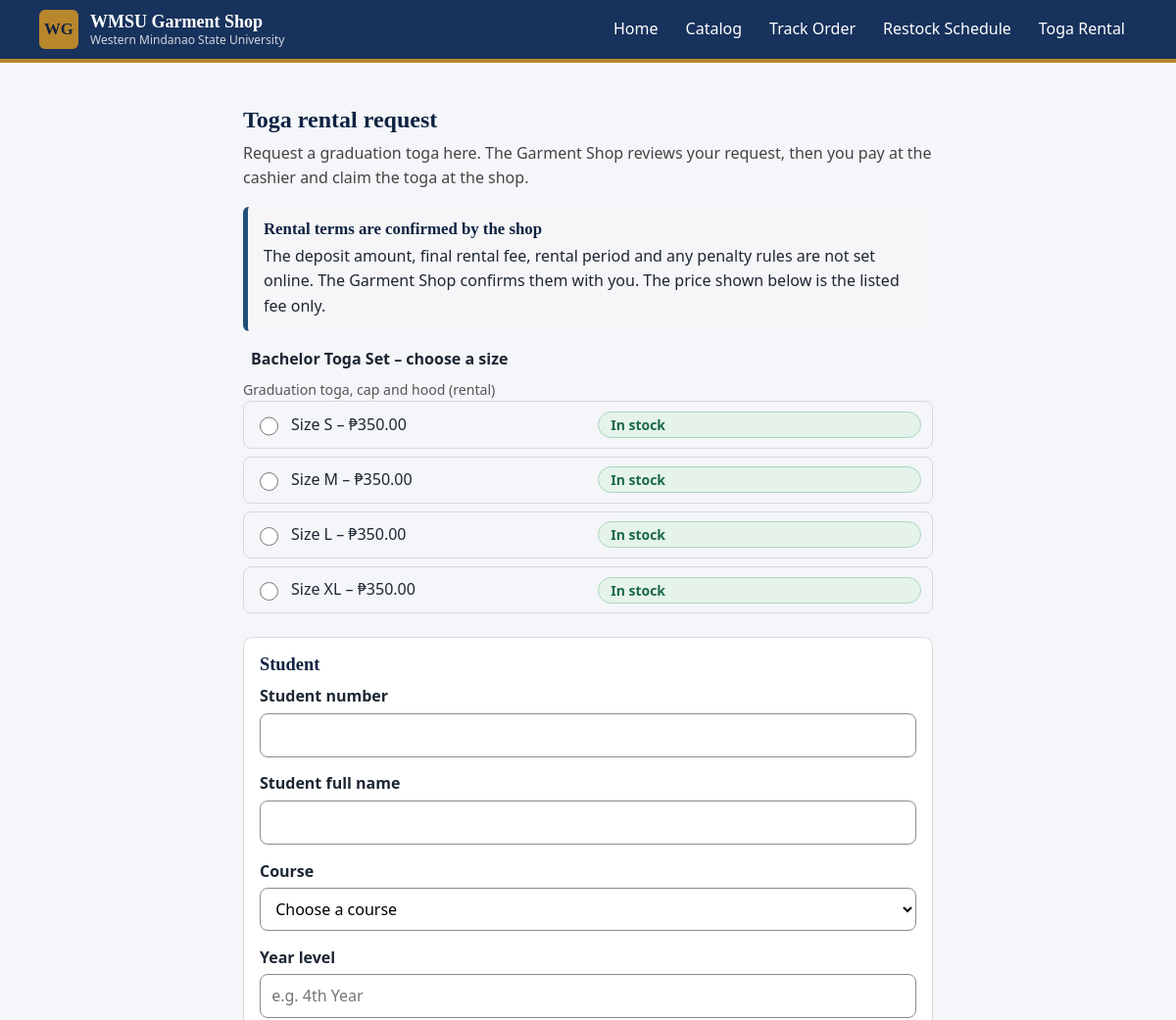
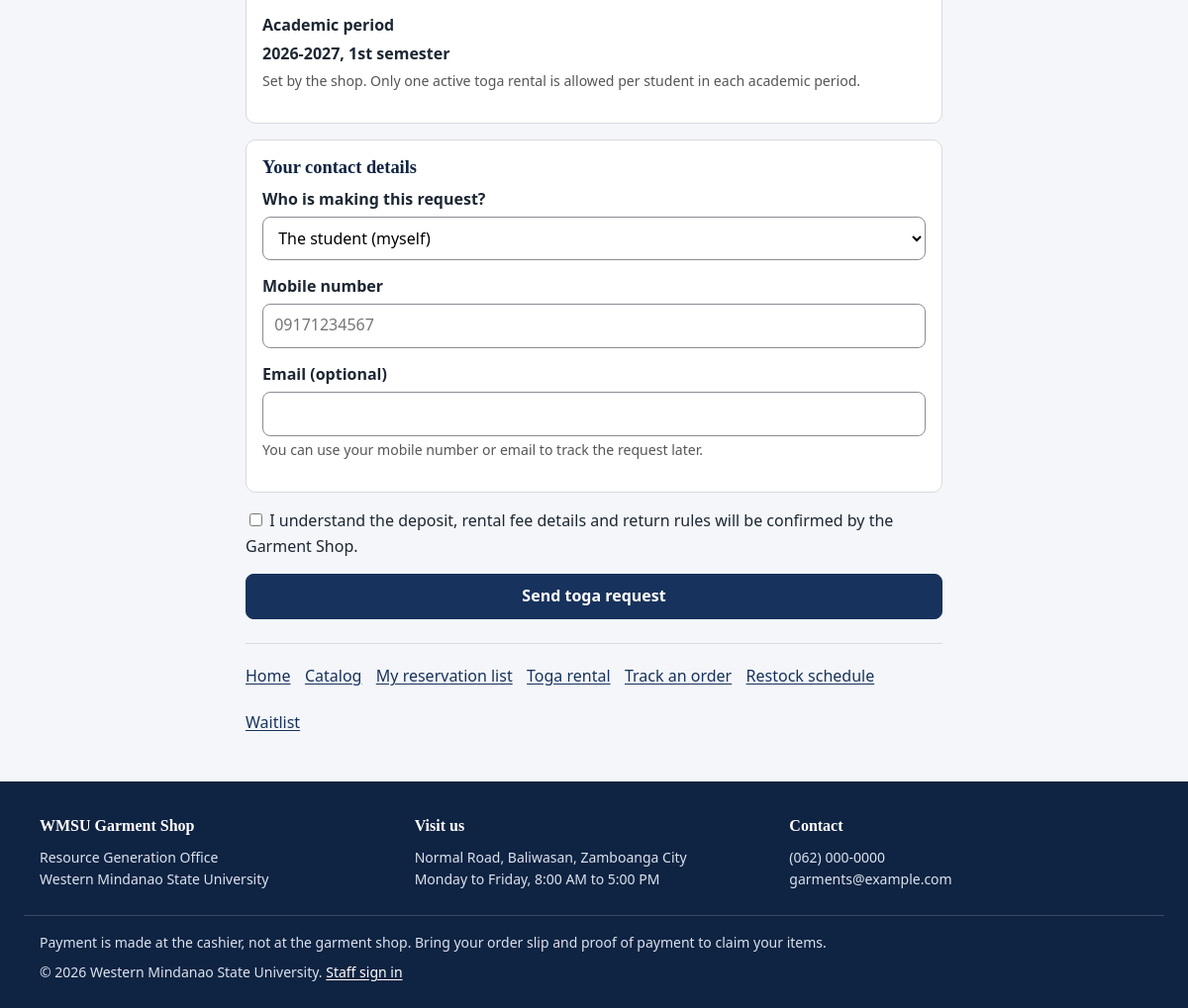
The page /toga_request.php on the database its author committed (2 pictures, top to bottom).
### tables this page shows
CREATE TABLE item_variants (
  variant_id          INT UNSIGNED NOT NULL AUTO_INCREMENT,
  item_id             INT UNSIGNED NOT NULL,
  size_label          VARCHAR(20)  NOT NULL,
  sku                 VARCHAR(40)  NOT NULL,
  unit_price          DECIMAL(10,2) NOT NULL,
  quantity_on_hand    INT NOT NULL DEFAULT 0,
  quantity_reserved   INT NOT NULL DEFAULT 0,
  quantity_available  INT AS (quantity_on_hand - quantity_reserved) VIRTUAL,
  low_stock_threshold INT NOT NULL DEFAULT 5,
  is_active           TINYINT(1) NOT NULL DEFAULT 1,
  created_at          DATETIME NOT NULL DEFAULT CURRENT_TIMESTAMP,
  updated_at          DATETIME NOT NULL DEFAULT CURRENT_TIMESTAMP ON UPDATE CURRENT_TIMESTAMP,
  PRIMARY KEY (variant_id),
  UNIQUE KEY uq_variants_sku (sku),
  UNIQUE KEY uq_variants_item_size (item_id, size_label),
  CONSTRAINT fk_variants_item FOREIGN KEY (item_id) REFERENCES items (item_id),
  CONSTRAINT chk_variant_price     CHECK (unit_price >= 0),
  CONSTRAINT chk_variant_on_hand   CHECK (quantity_on_hand >= 0),
  CONSTRAINT chk_variant_reserved  CHECK (quantity_reserved >= 0),
  CONSTRAINT chk_variant_res_le_oh CHECK (quantity_reserved <= quantity_on_hand)
);

CREATE TABLE academic_periods (
  academic_period_id INT UNSIGNED NOT NULL AUTO_INCREMENT,
  school_year  VARCHAR(9) NOT NULL,                     
  semester     ENUM('1st','2nd','summer') NOT NULL,
  start_date   DATE NOT NULL,
  end_date     DATE NOT NULL,
  is_current   TINYINT(1) NOT NULL DEFAULT 0,
  PRIMARY KEY (academic_period_id),
  UNIQUE KEY uq_academic_periods (school_year, semester),
  CONSTRAINT chk_period_dates CHECK (end_date >= start_date)
);

### includes/db.php (called while the page is built, shortened)
<?php
function db(): PDO
{
    static $pdo = null;
    if ($pdo !== null) {
        return $pdo;
    }
    $c = config('db', []);
    $dsn = sprintf(
        'mysql:host=%s;port=%d;dbname=%s;charset=%s',
        $c['host'] ?? '127.0.0.1',
        (int)($c['port'] ?? 3306),
        $c['name'] ?? '',
        $c['charset'] ?? 'utf8mb4'
    );
    try {
        $pdo = new PDO($dsn, $c['user'] ?? 'root', $c['pass'] ?? '', [
            PDO::ATTR_ERRMODE            => PDO::ERRMODE_EXCEPTION,
            PDO::ATTR_DEFAULT_FETCH_MODE => PDO::FETCH_ASSOC,
            PDO::ATTR_EMULATE_PREPARES   => false,
        ]);
    } catch (PDOException $ex) {
        throw new RuntimeException(
            'Could not connect to the database.' . (config('debug') ? ' ' . $ex->getMessage() : '')
        );
    }
    $pdo->exec('SET time_zone = ' . $pdo->quote(date('P')));
    return $pdo;
}
function db_run(string $sql, array $params = []): PDOStatement
{
    $stmt = db()->prepare($sql);
    $stmt->execute($params);
    return $stmt;
}
function db_all(string $sql, array $params = []): array
{
    return db_run($sql, $params)->fetchAll();
}
function db_one(string $sql, array $params = []): ?array
{
    $row = db_run($sql, $params)->fetch();
    return $row === false ? null : $row;
}

### includes/toga_lib.php (called while the page is built, shortened)
<?php
function tog_catalog(): array
{
    $rows = db_all(
        "SELECT i.item_id, i.name AS item_name, i.description, i.reservation_mode,
                v.variant_id, v.size_label, v.unit_price, v.low_stock_threshold,
                (v.quantity_on_hand - v.quantity_reserved) AS available
           FROM items i
           JOIN item_variants v ON v.item_id = i.item_id
          WHERE i.item_type = 'rental' AND i.is_active = 1 AND v.is_active = 1
            AND i.reservation_mode <> 'none'
          ORDER BY i.name, v.variant_id"
    );
    $grouped = [];
    foreach ($rows as $r) {
        $id = (int) $r['item_id'];
        if (!isset($grouped[$id])) {
            $grouped[$id] = ['item_id' => $id, 'name' => $r['item_name'], 'description' => $r['description'], 'sizes' => []];
        }
        $grouped[$id]['sizes'][] = $r;
    }
    return array_values($grouped);
}
function tog_requester_options(): array
{
    return ['self' => 'The student (myself)', 'parent' => 'Parent', 'guardian' => 'Guardian', 'other' => 'Someone else'];
}

### config/config.php (called while the page is built)
<?php
return [
    'app_name'    => 'WMSU Garment Shop',
    'app_tagline' => 'Online Uniform and Toga Ordering',
    'base_url'    => '/garments',
    'timezone'    => 'Asia/Manila',
    'debug'       => true,
    'session_name' => 'garments_sid',
    'db' => [
        'host'    => '127.0.0.1',
        'port'    => 3306,
        'name'    => 'wmsu_garment_shop',
        'user'    => 'root',
        'pass'    => '',
        'charset' => 'utf8mb4',
    ],
    'student_no_pattern' => '/^([0-9]{4}-[0-9]{5}|[0-9]{12})$/',
    'items_per_page' => 12,
    'shop' => [
        'name'     => 'WMSU Garment Shop',
        'office'   => 'Resource Generation Office',
        'school'   => 'Western Mindanao State University',
        'address'  => 'Normal Road, Baliwasan, Zamboanga City',
        'hours'    => 'Monday to Friday, 8:00 AM to 5:00 PM',
        'phone'    => '(062) 000-0000',
        'email'    => 'garments@example.com',
    ],
];

### toga_request.php (the view, shortened to what this page needs)
<?php
require_once __DIR__ . '/includes/public5_common.php';
require_once __DIR__ . '/includes/toga_lib.php';
$period  = s5_current_period();
$togas   = tog_catalog();
$selected = (int) ($_POST['variant_id'] ?? ($_GET['variant'] ?? 0));
function tog_old(string $key): string
{
    return e((string) ($_POST[$key] ?? ''));
}
echo s5_asset_tags(true);
?>
<main class="s5-page" id="main">
  <h1>Toga rental request</h1>
  <p class="s5-lead">Request a graduation toga here. The Garment Shop reviews your request, then you pay at the cashier and claim the toga at the shop.</p>
  <div class="s5-alert">
    <h3>Rental terms are confirmed by the shop</h3>
    <p>The deposit amount, final rental fee, rental period and any penalty rules are not set online. The Garment Shop confirms them with you. The price shown below is the listed fee only.</p>
  </div>
<?php if ($period === null): ?>
  <div class="s5-alert s5-alert--warning"><p>Toga requests are closed because no academic period is open right now. Please ask the Garment Shop.</p></div>
<?php elseif (!$togas): ?>
  <div class="s5-alert s5-alert--warning"><p>No toga is open for online requests right now. Please visit the Garment Shop.</p></div>
<?php else: ?>
  <form method="post" action="<?= e(url('toga_request.php')) ?>" novalidate>
    <?php foreach ($togas as $t): ?>
      <fieldset class="s5-sizes">
        <legend class="s5-label"><?= e($t['name']) ?> &ndash; choose a size</legend>
        <?php if (!empty($t['description'])): ?><p class="s5-hint"><?= e($t['description']) ?></p><?php endif; ?>
        <?php foreach ($t['sizes'] as $s):
            $out = ((int) $s['available'] <= 0);
            $vid = (int) $s['variant_id']; ?>
          <label class="s5-size<?= $out ? ' s5-size--out' : '' ?>">
            <input type="radio" name="variant_id" value="<?= $vid ?>" <?= $selected === $vid ? 'checked' : '' ?> <?= $out ? 'disabled' : '' ?>>
            <span>Size <?= e($s['size_label']) ?> &ndash; <?= e(money($s['unit_price'])) ?></span>
            <?= $out ? '<span class="s5-pill s5-pill--bad">Out of stock</span>' : stock_badge((int) $s['available'], (int) $s['low_stock_threshold']) ?>
          </label>
        <?php endforeach; ?>
      </fieldset>
    <?php endforeach; ?>
    <div class="s5-card">
      <h2 style="margin-top:0">Student</h2>
      <div class="s5-field">
        <label for="student_no">Student number</label>
        <input class="s5-input" id="student_no" name="student_no" maxlength="30" required autocomplete="off" value="<?= tog_old('student_no') ?>">
      </div>
      <div class="s5-field">
        <label for="student_name">Student full name</label>
        <input class="s5-input" id="student_name" name="student_name" maxlength="120" required autocomplete="name" value="<?= tog_old('student_name') ?>">
      </div>
      <div class="s5-field">
        <label for="course_id">Course</label>
        <select class="s5-select" id="course_id" name="course_id" required>
          <option value="">Choose a course</option>
        </select>
      </div>
      <div class="s5-field">
        <label for="year_level">Year level</label>
        <input class="s5-input" id="year_level" name="year_level" maxlength="20" required placeholder="e.g. 4th Year" value="<?= tog_old('year_level') ?>">
      </div>
      <div class="s5-field">
        <span class="s5-label">Academic period</span>
        <p style="margin:0"><b><?= e(s5_period_label($period)) ?></b></p>
        <p class="s5-hint">Set by the shop. Only one active toga rental is allowed per student in each academic period.</p>
      </div>
    </div>
    <div class="s5-card">
      <h2 style="margin-top:0">Your contact details</h2>
      <div class="s5-field">
        <label for="requester">Who is making this request?</label>
        <select class="s5-select" id="requester" name="requester">
          <?php foreach (tog_requester_options() as $k => $label): ?>
            <option value="<?= e($k) ?>" <?= (($_POST['requester'] ?? 'self') === $k) ? 'selected' : '' ?>><?= e($label) ?></option>
          <?php endforeach; ?>
        </select>
      </div>
      <div class="s5-field">
        <label for="contact_no">Mobile number</label>
        <input class="s5-input" id="contact_no" name="contact_no" type="tel" inputmode="tel" maxlength="20" required placeholder="09171234567" value="<?= tog_old('contact_no') ?>">
      </div>
      <div class="s5-field">
        <label for="email">Email (optional)</label>
        <input class="s5-input" id="email" name="email" type="email" maxlength="120" autocomplete="email" value="<?= tog_old('email') ?>">
        <p class="s5-hint">You can use your mobile number or email to track the request later.</p>
      </div>
    </div>
    <div class="s5-field">
      <label style="font-weight:400">
        <input type="checkbox" name="agree" value="1" <?= !empty($_POST['agree']) ? 'checked' : '' ?>>
        I understand the deposit, rental fee details and return rules will be confirmed by the Garment Shop.
      </label>
    </div>
    <button class="s5-btn s5-btn--block" type="submit">Send toga request</button>
  </form>
<?php endif; ?>
  <?= s5_quicklinks_html() ?>
</main>

### includes/helpers.php (shortened to what this page needs)
<?php
function config(?string $key = null, $default = null)
{
    static $cfg = null;
    if ($cfg === null) {
        $file = __DIR__ . '/../config/config.php';
        $cfg = require $file;
    }
    $value = $cfg;
    foreach (explode('.', $key) as $part) {
        $value = $value[$part];
    }
    return $value;
}
function e($value): string
{
    return htmlspecialchars((string)($value ?? ''), ENT_QUOTES | ENT_SUBSTITUTE, 'UTF-8');
}
function url(string $path = '', array $query = []): string
{
    $base = rtrim((string)config('base_url', ''), '/');
    $url = $base . '/' . ltrim($path, '/');
    return $url;
}
function money($amount): string
{
    return '₱' . number_format((float)$amount, 2);
}
function stock_badge(int $available, int $low_threshold = 5): string
{
    return '<span class="badge badge--in">In stock</span>';
}

### rows shown on the page
item_variants: variant_id "☐ Size S – ₱350.00 In stock", size_label "S", unit_price "₱350.00"
item_variants: variant_id "☐ Size M – ₱350.00 In stock", size_label "M", unit_price "₱350.00"
item_variants: variant_id "☐ Size L – ₱350.00 In stock", size_label "L", unit_price "₱350.00"
item_variants: variant_id "☐ Size XL – ₱350.00 In stock", size_label "XL", unit_price "₱350.00"
academic_periods: s5_period_label($period) "2026-2027, 1st semester"

### other values the page prints
config('app_name') "WMSU Garment Shop"
config('shop.school', '') "Western Mindanao State University"
$label "Home"
$label "Catalog"
$label "Track Order"
$label "Restock Schedule"
$label "Toga Rental"
$t['name'] "Bachelor Toga Set"
$t['description'] "Graduation toga, cap and hood (rental)"
$l['label'] "Home"
$l['label'] "Catalog"
$l['label'] "My reservation list"
$l['label'] "Toga rental"
$l['label'] "Track an order"
$l['label'] "Restock schedule"
